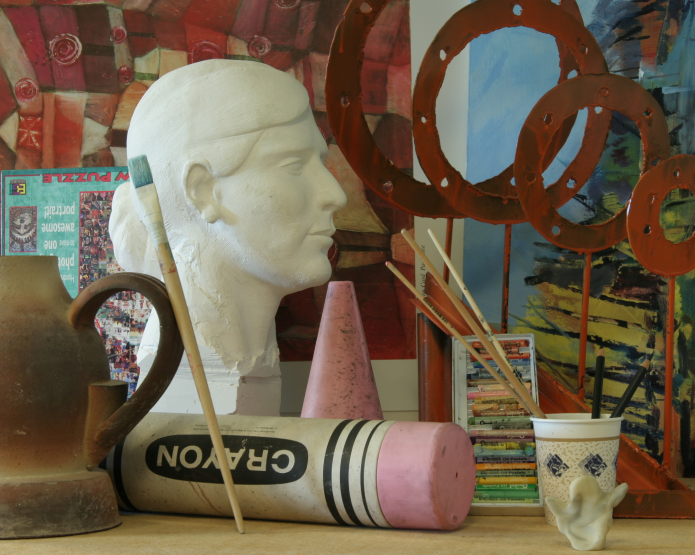
#> input picture Assignment_4_-_SGM/Assignment4/Middlebury/Art/view1.png, 1390 x 1110 px (shown at 1/2 size); its folder holds 3 pictures in this run
$ jupyter execute --allow-errors task2.ipynb   (shell and % lines are left out)
#> lines starting #> are read from the running program, lines starting #| are printed output that depends on the picture
# Assignment 4 Task 2

[cell 1]
# Enable autoreloading if import packages are changed

[cell 2]
import os
import cv2
import numpy as np
import matplotlib.pyplot as plt
from matplotlib import cm
from PIL import Image

plt.rcParams['figure.figsize'] = [20, 12]

'''
ADJUSTABLE PARAMETERS:
downsample_factor: increase to make the loaded images smaller
max_disparity: decrease to consider fewer disparities
'''
downsample_factor = 8 # For the submission, use value of 4
max_disparity = 220 // downsample_factor

## Load and Display Base and Matching Images

[cell 3]
def load_images(image_pair_name, downsample_factor):
    def _load_single_image(image_pair_name, format_number,downsample_factor):
#> called with image_pair_name = 'Art', format_number = 1, downsample_factor = 8
        image_path = os.path.join('Middlebury', image_pair_name, 'view{}.png'.format(format_number))
        image = cv2.imread(image_path, cv2.IMREAD_GRAYSCALE)
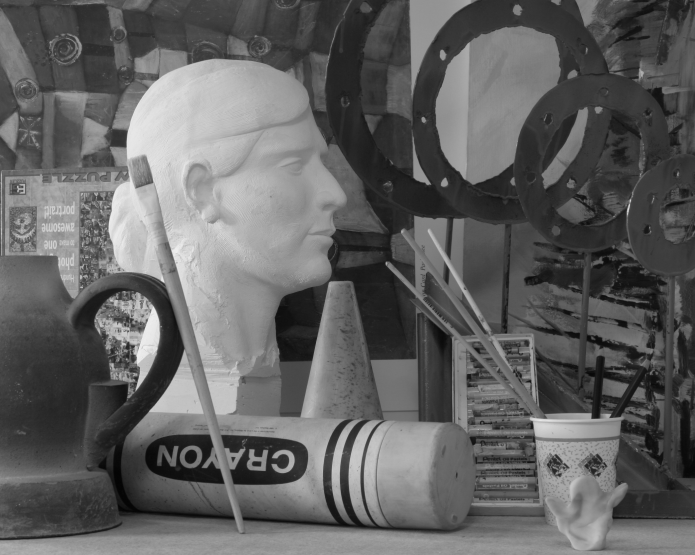
#> image: shape (1110, 1390) (shown at 1/2 size); min 2, max 243, mean 97.4
        if downsample_factor != 1:
            resize_height = image.shape[0] // downsample_factor
#> resize_height = 138
            resize_width = image.shape[1] // downsample_factor
#> resize_width = 173
            image = cv2.resize(image, (resize_width, resize_height))
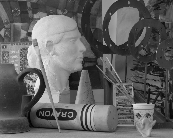
#> image: shape (138, 173); min 3, max 236, mean 97.3
        return image
    left = _load_single_image(image_pair_name, 1, downsample_factor)
    right = _load_single_image(image_pair_name, 5, downsample_factor)
    return left, right

# [12 lines left out: functions display_single_image, display_images, not called in this run]


#> (the rest of this cell did not finish here and is left out)

$ run again, on Assignment_4_-_SGM/Assignment4/Middlebury/Computer/view1.png
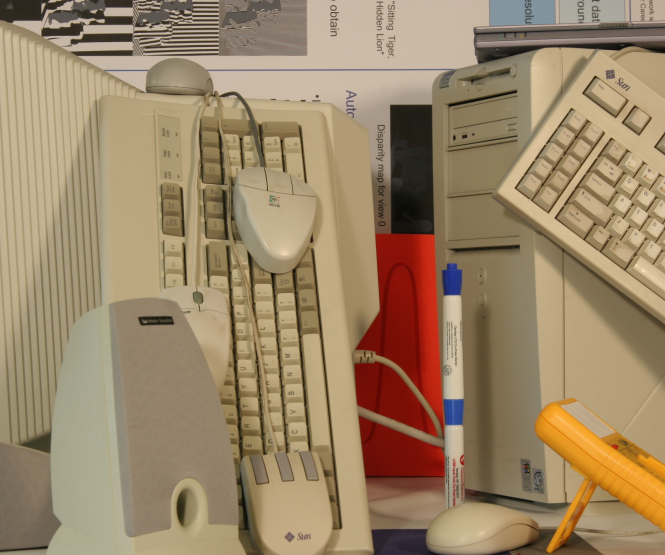
#> input picture Assignment_4_-_SGM/Assignment4/Middlebury/Computer/view1.png, 1330 x 1110 px, found by its file name (shown at 1/2 size)
#> in _load_single_image, `image = cv2.imread(image_path, cv2.IMREAD_GRAYSCALE)`:
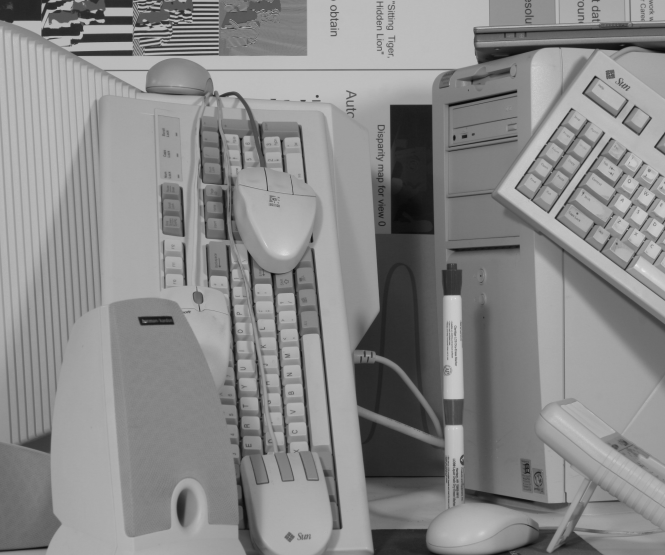
#> image: shape (1110, 1330) (shown at 1/2 size); min 6, max 245, mean 136.7
#> in _load_single_image, `image = cv2.resize(image, (resize_width, resize_height))`:
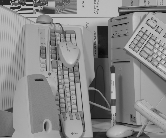
#> image: shape (138, 166); min 10, max 221, mean 136.3
